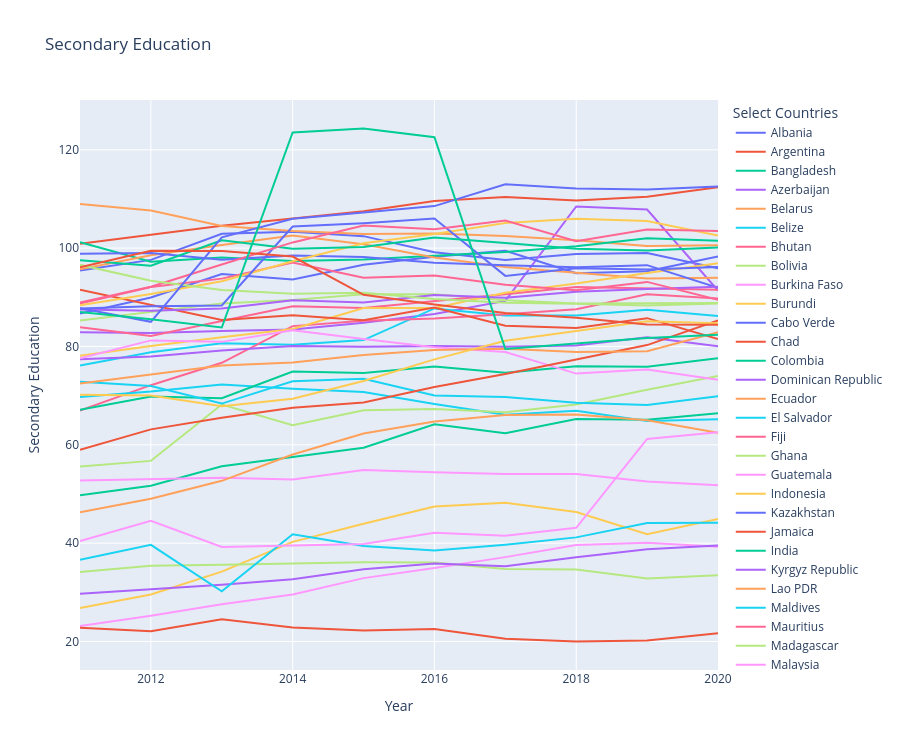

Notebook code for this chart:
### Code cell
fig = px.line(
    Sch_Edu_long,
    x="Year",
    y="Secondary Education",
    color="Country Name",
    title="Secondary Education"
)

fig.update_layout(
    height=750,
    xaxis_title="Year",
    yaxis_title="Secondary Education",
    legend_title="Select Countries"
)

fig.show()

### Figure 1 — Plotly figure (JSON) as saved in the notebook; plotly's stock layout.template omitted (floating-point values rounded to 4 significant figures)
{"data": [{"hovertemplate": "Country Name=Albania<br>Year=%{x}<br>Secondary Education=%{y}<extra></extra>", "legendgroup": "Albania", "line": {"color": "#636efa", "dash": "solid"}, "marker": {"symbol": "circle"}, "mode": "lines", "name": "Albania", "orientation": "v", "showlegend": true, "type": "scatter", "x": [2011, 2012, 2013, 2014, 2015, 2016, 2017, 2018, 2019, 2020], "xaxis": "x", "y": [95.47, 97.61, 102.9, 103.3, 102.4, 99.17, 97.57, 98.82, 99.02, 95.93], "yaxis": "y"}, {"hovertemplate": "Country Name=Argentina<br>Year=%{x}<br>Secondary Education=%{y}<extra></extra>", "legendgroup": "Argentina", "line": {"color": "#EF553B", "dash": "solid"}, "marker": {"symbol": "circle"}, "mode": "lines", "name": "Argentina", "orientation": "v", "showlegend": true, "type": "scatter", "x": [2011, 2012, 2013, 2014, 2015, 2016, 2017, 2018, 2019, 2020], "xaxis": "x", "y": [100.9, 102.7, 104.5, 106.0, 107.5, 109.6, 110.4, 109.7, 110.5, 112.4], "yaxis": "y"}, {"hovertemplate": "Country Name=Bangladesh<br>Year=%{x}<br>Secondary Education=%{y}<extra></extra>", "legendgroup": "Bangladesh", "line": {"color": "#00cc96", "dash": "solid"}, "marker": {"symbol": "circle"}, "mode": "lines", "name": "Bangladesh", "orientation": "v", "showlegend": true, "type": "scatter", "x": [2011, 2012, 2013, 2014, 2015, 2016, 2017, 2018, 2019, 2020], "xaxis": "x", "y": [49.75, 51.67, 55.62, 57.52, 59.42, 64.17, 62.34, 65.27, 65.12, 66.43], "yaxis": "y"}, {"hovertemplate": "Country Name=Azerbaijan<br>Year=%{x}<br>Secondary Education=%{y}<extra></extra>", "legendgroup": "Azerbaijan", "line": {"color": "#ab63fa", "dash": "solid"}, "marker": {"symbol": "circle"}, "mode": "lines", "name": "Azerbaijan", "orientation": "v", "showlegend": true, "type": "scatter", "x": [2011, 2012, 2013, 2014, 2015, 2016, 2017, 2018, 2019, 2020], "xaxis": "x", "y": [82.92, 82.76, 83.14, 83.44, 84.81, 86.59, 89.26, 108.5, 107.9, 91.37], "yaxis": "y"}, {"hovertemplate": "Country Name=Belarus<br>Year=%{x}<br>Secondary Education=%{y}<extra></extra>", "legendgroup": "Belarus", "line": {"color": "#FFA15A", "dash": "solid"}, "marker": {"symbol": "circle"}, "mode": "lines", "name": "Belarus", "orientation": "v", "showlegend": true, "type": "scatter", "x": [2011, 2012, 2013, 2014, 2015, 2016, 2017, 2018, 2019, 2020], "xaxis": "x", "y": [109.0, 107.7, 104.5, 103.5, 102.9, 103.0, 102.5, 101.6, 100.4, 100.6], "yaxis": "y"}, {"hovertemplate": "Country Name=Belize<br>Year=%{x}<br>Secondary Education=%{y}<extra></extra>", "legendgroup": "Belize", "line": {"color": "#19d3f3", "dash": "solid"}, "marker": {"symbol": "circle"}, "mode": "lines", "name": "Belize", "orientation": "v", "showlegend": true, "type": "scatter", "x": [2011, 2012, 2013, 2014, 2015, 2016, 2017, 2018, 2019, 2020], "xaxis": "x", "y": [76.13, 78.81, 80.67, 80.36, 81.29, 87.73, 86.32, 86.28, 87.45, 86.19], "yaxis": "y"}, {"hovertemplate": "Country Name=Bhutan<br>Year=%{x}<br>Secondary Education=%{y}<extra></extra>", "legendgroup": "Bhutan", "line": {"color": "#FF6692", "dash": "solid"}, "marker": {"symbol": "circle"}, "mode": "lines", "name": "Bhutan", "orientation": "v", "showlegend": true, "type": "scatter", "x": [2011, 2012, 2013, 2014, 2015, 2016, 2017, 2018, 2019, 2020], "xaxis": "x", "y": [66.99, 72.13, 76.68, 84.14, 85.23, 85.68, 86.56, 87.57, 90.62, 89.77], "yaxis": "y"}, {"hovertemplate": "Country Name=Bolivia<br>Year=%{x}<br>Secondary Education=%{y}<extra></extra>", "legendgroup": "Bolivia", "line": {"color": "#B6E880", "dash": "solid"}, "marker": {"symbol": "circle"}, "mode": "lines", "name": "Bolivia", "orientation": "v", "showlegend": true, "type": "scatter", "x": [2011, 2012, 2013, 2014, 2015, 2016, 2017, 2018, 2019, 2020], "xaxis": "x", "y": [85.3, 87.01, 88.77, 89.46, 90.61, 90.62, 89.4, 88.72, 88.82, 88.87], "yaxis": "y"}, {"hovertemplate": "Country Name=Burkina Faso<br>Year=%{x}<br>Secondary Education=%{y}<extra></extra>", "legendgroup": "Burkina Faso", "line": {"color": "#FF97FF", "dash": "solid"}, "marker": {"symbol": "circle"}, "mode": "lines", "name": "Burkina Faso", "orientation": "v", "showlegend": true, "type": "scatter", "x": [2011, 2012, 2013, 2014, 2015, 2016, 2017, 2018, 2019, 2020], "xaxis": "x", "y": [23.18, 25.24, 27.6, 29.57, 32.89, 34.93, 37.16, 39.63, 40.08, 39.25], "yaxis": "y"}, {"hovertemplate": "Country Name=Burundi<br>Year=%{x}<br>Secondary Education=%{y}<extra></extra>", "legendgroup": "Burundi", "line": {"color": "#FECB52", "dash": "solid"}, "marker": {"symbol": "circle"}, "mode": "lines", "name": "Burundi", "orientation": "v", "showlegend": true, "type": "scatter", "x": [2011, 2012, 2013, 2014, 2015, 2016, 2017, 2018, 2019, 2020], "xaxis": "x", "y": [26.79, 29.57, 34.21, 40.26, 43.94, 47.47, 48.22, 46.33, 41.84, 44.92], "yaxis": "y"}, {"hovertemplate": "Country Name=Cabo Verde<br>Year=%{x}<br>Secondary Education=%{y}<extra></extra>", "legendgroup": "Cabo Verde", "line": {"color": "#636efa", "dash": "solid"}, "marker": {"symbol": "circle"}, "mode": "lines", "name": "Cabo Verde", "orientation": "v", "showlegend": true, "type": "scatter", "x": [2011, 2012, 2013, 2014, 2015, 2016, 2017, 2018, 2019, 2020], "xaxis": "x", "y": [86.7, 89.96, 94.75, 93.61, 96.6, 98.25, 99.46, 94.9, 95.29, 98.31], "yaxis": "y"}, {"hovertemplate": "Country Name=Chad<br>Year=%{x}<br>Secondary Education=%{y}<extra></extra>", "legendgroup": "Chad", "line": {"color": "#EF553B", "dash": "solid"}, "marker": {"symbol": "circle"}, "mode": "lines", "name": "Chad", "orientation": "v", "showlegend": true, "type": "scatter", "x": [2011, 2012, 2013, 2014, 2015, 2016, 2017, 2018, 2019, 2020], "xaxis": "x", "y": [22.82, 22.11, 24.53, 22.85, 22.25, 22.53, 20.59, 20.0, 20.19, 21.67], "yaxis": "y"}, {"hovertemplate": "Country Name=Colombia<br>Year=%{x}<br>Secondary Education=%{y}<extra></extra>", "legendgroup": "Colombia", "line": {"color": "#00cc96", "dash": "solid"}, "marker": {"symbol": "circle"}, "mode": "lines", "name": "Colombia", "orientation": "v", "showlegend": true, "type": "scatter", "x": [2011, 2012, 2013, 2014, 2015, 2016, 2017, 2018, 2019, 2020], "xaxis": "x", "y": [101.2, 97.23, 98.1, 97.36, 97.67, 98.42, 99.22, 100.4, 102.0, 101.5], "yaxis": "y"}, {"hovertemplate": "Country Name=Dominican Republic<br>Year=%{x}<br>Secondary Education=%{y}<extra></extra>", "legendgroup": "Dominican Republic", "line": {"color": "#ab63fa", "dash": "solid"}, "marker": {"symbol": "circle"}, "mode": "lines", "name": "Dominican Republic", "orientation": "v", "showlegend": true, "type": "scatter", "x": [2011, 2012, 2013, 2014, 2015, 2016, 2017, 2018, 2019, 2020], "xaxis": "x", "y": [77.43, 77.99, 79.17, 80.11, 79.94, 80.09, 79.94, 80.22, 81.86, 80.04], "yaxis": "y"}, {"hovertemplate": "Country Name=Ecuador<br>Year=%{x}<br>Secondary Education=%{y}<extra></extra>", "legendgroup": "Ecuador", "line": {"color": "#FFA15A", "dash": "solid"}, "marker": {"symbol": "circle"}, "mode": "lines", "name": "Ecuador", "orientation": "v", "showlegend": true, "type": "scatter", "x": [2011, 2012, 2013, 2014, 2015, 2016, 2017, 2018, 2019, 2020], "xaxis": "x", "y": [95.69, 98.55, 100.7, 102.6, 100.8, 98.08, 96.16, 94.97, 93.84, 93.98], "yaxis": "y"}, {"hovertemplate": "Country Name=El Salvador<br>Year=%{x}<br>Secondary Education=%{y}<extra></extra>", "legendgroup": "El Salvador", "line": {"color": "#19d3f3", "dash": "solid"}, "marker": {"symbol": "circle"}, "mode": "lines", "name": "El Salvador", "orientation": "v", "showlegend": true, "type": "scatter", "x": [2011, 2012, 2013, 2014, 2015, 2016, 2017, 2018, 2019, 2020], "xaxis": "x", "y": [69.74, 70.83, 72.25, 71.39, 70.73, 68.3, 66.11, 66.93, 64.85, 65.18], "yaxis": "y"}, {"hovertemplate": "Country Name=Fiji<br>Year=%{x}<br>Secondary Education=%{y}<extra></extra>", "legendgroup": "Fiji", "line": {"color": "#FF6692", "dash": "solid"}, "marker": {"symbol": "circle"}, "mode": "lines", "name": "Fiji", "orientation": "v", "showlegend": true, "type": "scatter", "x": [2011, 2012, 2013, 2014, 2015, 2016, 2017, 2018, 2019, 2020], "xaxis": "x", "y": [83.93, 82.15, 85.17, 88.18, 87.84, 89.18, 90.63, 92.08, 91.88, 91.54], "yaxis": "y"}, {"hovertemplate": "Country Name=Ghana<br>Year=%{x}<br>Secondary Education=%{y}<extra></extra>", "legendgroup": "Ghana", "line": {"color": "#B6E880", "dash": "solid"}, "marker": {"symbol": "circle"}, "mode": "lines", "name": "Ghana", "orientation": "v", "showlegend": true, "type": "scatter", "x": [2011, 2012, 2013, 2014, 2015, 2016, 2017, 2018, 2019, 2020], "xaxis": "x", "y": [55.61, 56.73, 68.2, 63.97, 67.05, 67.26, 66.64, 68.22, 71.19, 74.01], "yaxis": "y"}, {"hovertemplate": "Country Name=Guatemala<br>Year=%{x}<br>Secondary Education=%{y}<extra></extra>", "legendgroup": "Guatemala", "line": {"color": "#FF97FF", "dash": "solid"}, "marker": {"symbol": "circle"}, "mode": "lines", "name": "Guatemala", "orientation": "v", "showlegend": true, "type": "scatter", "x": [2011, 2012, 2013, 2014, 2015, 2016, 2017, 2018, 2019, 2020], "xaxis": "x", "y": [52.77, 53.12, 53.32, 52.97, 54.89, 54.43, 54.04, 54.08, 52.56, 51.8], "yaxis": "y"}, {"hovertemplate": "Country Name=Indonesia<br>Year=%{x}<br>Secondary Education=%{y}<extra></extra>", "legendgroup": "Indonesia", "line": {"color": "#FECB52", "dash": "solid"}, "marker": {"symbol": "circle"}, "mode": "lines", "name": "Indonesia", "orientation": "v", "showlegend": true, "type": "scatter", "x": [2011, 2012, 2013, 2014, 2015, 2016, 2017, 2018, 2019, 2020], "xaxis": "x", "y": [78.13, 80.09, 81.89, 83.56, 87.84, 87.82, 90.95, 92.81, 94.95, 96.93], "yaxis": "y"}, {"hovertemplate": "Country Name=Kazakhstan<br>Year=%{x}<br>Secondary Education=%{y}<extra></extra>", "legendgroup": "Kazakhstan", "line": {"color": "#636efa", "dash": "solid"}, "marker": {"symbol": "circle"}, "mode": "lines", "name": "Kazakhstan", "orientation": "v", "showlegend": true, "type": "scatter", "x": [2011, 2012, 2013, 2014, 2015, 2016, 2017, 2018, 2019, 2020], "xaxis": "x", "y": [98.84, 99.02, 97.65, 98.52, 98.21, 97.05, 96.51, 96.12, 96.54, 91.95], "yaxis": "y"}, {"hovertemplate": "Country Name=Jamaica<br>Year=%{x}<br>Secondary Education=%{y}<extra></extra>", "legendgroup": "Jamaica", "line": {"color": "#EF553B", "dash": "solid"}, "marker": {"symbol": "circle"}, "mode": "lines", "name": "Jamaica", "orientation": "v", "showlegend": true, "type": "scatter", "x": [2011, 2012, 2013, 2014, 2015, 2016, 2017, 2018, 2019, 2020], "xaxis": "x", "y": [91.54, 88.47, 85.4, 86.37, 85.35, 87.94, 84.24, 83.76, 85.76, 81.53], "yaxis": "y"}, {"hovertemplate": "Country Name=India<br>Year=%{x}<br>Secondary Education=%{y}<extra></extra>", "legendgroup": "India", "line": {"color": "#00cc96", "dash": "solid"}, "marker": {"symbol": "circle"}, "mode": "lines", "name": "India", "orientation": "v", "showlegend": true, "type": "scatter", "x": [2011, 2012, 2013, 2014, 2015, 2016, 2017, 2018, 2019, 2020], "xaxis": "x", "y": [67.13, 69.81, 69.48, 74.89, 74.61, 75.94, 74.67, 76.0, 75.87, 77.63], "yaxis": "y"}, {"hovertemplate": "Country Name=Kyrgyz Republic<br>Year=%{x}<br>Secondary Education=%{y}<extra></extra>", "legendgroup": "Kyrgyz Republic", "line": {"color": "#ab63fa", "dash": "solid"}, "marker": {"symbol": "circle"}, "mode": "lines", "name": "Kyrgyz Republic", "orientation": "v", "showlegend": true, "type": "scatter", "x": [2011, 2012, 2013, 2014, 2015, 2016, 2017, 2018, 2019, 2020], "xaxis": "x", "y": [87.52, 87.29, 87.72, 89.42, 88.96, 90.49, 89.92, 91.14, 91.67, 92.17], "yaxis": "y"}, {"hovertemplate": "Country Name=Lao PDR<br>Year=%{x}<br>Secondary Education=%{y}<extra></extra>", "legendgroup": "Lao PDR", "line": {"color": "#FFA15A", "dash": "solid"}, "marker": {"symbol": "circle"}, "mode": "lines", "name": "Lao PDR", "orientation": "v", "showlegend": true, "type": "scatter", "x": [2011, 2012, 2013, 2014, 2015, 2016, 2017, 2018, 2019, 2020], "xaxis": "x", "y": [46.3, 49.04, 52.68, 58.02, 62.3, 64.76, 66.04, 66.15, 64.99, 62.45], "yaxis": "y"}, {"hovertemplate": "Country Name=Maldives<br>Year=%{x}<br>Secondary Education=%{y}<extra></extra>", "legendgroup": "Maldives", "line": {"color": "#19d3f3", "dash": "solid"}, "marker": {"symbol": "circle"}, "mode": "lines", "name": "Maldives", "orientation": "v", "showlegend": true, "type": "scatter", "x": [2011, 2012, 2013, 2014, 2015, 2016, 2017, 2018, 2019, 2020], "xaxis": "x", "y": [72.84, 71.98, 68.39, 72.91, 73.44, 70.01, 69.74, 68.57, 68.09, 69.9], "yaxis": "y"}, {"hovertemplate": "Country Name=Mauritius<br>Year=%{x}<br>Secondary Education=%{y}<extra></extra>", "legendgroup": "Mauritius", "line": {"color": "#FF6692", "dash": "solid"}, "marker": {"symbol": "circle"}, "mode": "lines", "name": "Mauritius", "orientation": "v", "showlegend": true, "type": "scatter", "x": [2011, 2012, 2013, 2014, 2015, 2016, 2017, 2018, 2019, 2020], "xaxis": "x", "y": [88.72, 92.11, 93.8, 97.08, 93.97, 94.44, 92.54, 91.42, 93.14, 89.5], "yaxis": "y"}, {"hovertemplate": "Country Name=Madagascar<br>Year=%{x}<br>Secondary Education=%{y}<extra></extra>", "legendgroup": "Madagascar", "line": {"color": "#B6E880", "dash": "solid"}, "marker": {"symbol": "circle"}, "mode": "lines", "name": "Madagascar", "orientation": "v", "showlegend": true, "type": "scatter", "x": [2011, 2012, 2013, 2014, 2015, 2016, 2017, 2018, 2019, 2020], "xaxis": "x", "y": [34.12, 35.39, 35.6, 35.81, 36.12, 36.08, 34.77, 34.63, 32.82, 33.47], "yaxis": "y"}, {"hovertemplate": "Country Name=Malaysia<br>Year=%{x}<br>Secondary Education=%{y}<extra></extra>", "legendgroup": "Malaysia", "line": {"color": "#FF97FF", "dash": "solid"}, "marker": {"symbol": "circle"}, "mode": "lines", "name": "Malaysia", "orientation": "v", "showlegend": true, "type": "scatter", "x": [2011, 2012, 2013, 2014, 2015, 2016, 2017, 2018, 2019, 2020], "xaxis": "x", "y": [77.59, 81.24, 80.94, 83.28, 81.51, 79.83, 78.89, 74.49, 75.32, 73.25], "yaxis": "y"}, {"hovertemplate": "Country Name=Mexico<br>Year=%{x}<br>Secondary Education=%{y}<extra></extra>", "legendgroup": "Mexico", "line": {"color": "#FECB52", "dash": "solid"}, "marker": {"symbol": "circle"}, "mode": "lines", "name": "Mexico", "orientation": "v", "showlegend": true, "type": "scatter", "x": [2011, 2012, 2013, 2014, 2015, 2016, 2017, 2018, 2019, 2020], "xaxis": "x", "y": [88.38, 90.69, 93.26, 97.32, 101.0, 102.9, 105.1, 106.0, 105.5, 102.6], "yaxis": "y"}, {"hovertemplate": "Country Name=Moldova<br>Year=%{x}<br>Secondary Education=%{y}<extra></extra>", "legendgroup": "Moldova", "line": {"color": "#636efa", "dash": "solid"}, "marker": {"symbol": "circle"}, "mode": "lines", "name": "Moldova", "orientation": "v", "showlegend": true, "type": "scatter", "x": [2011, 2012, 2013, 2014, 2015, 2016, 2017, 2018, 2019, 2020], "xaxis": "x", "y": [87.72, 88.2, 88.34, 104.4, 105.1, 106.0, 94.35, 95.92, 95.65, 96.17], "yaxis": "y"}, {"hovertemplate": "Country Name=Nepal<br>Year=%{x}<br>Secondary Education=%{y}<extra></extra>", "legendgroup": "Nepal", "line": {"color": "#EF553B", "dash": "solid"}, "marker": {"symbol": "circle"}, "mode": "lines", "name": "Nepal", "orientation": "v", "showlegend": true, "type": "scatter", "x": [2011, 2012, 2013, 2014, 2015, 2016, 2017, 2018, 2019, 2020], "xaxis": "x", "y": [58.99, 63.14, 65.49, 67.53, 68.61, 71.77, 74.41, 77.35, 80.28, 85.31], "yaxis": "y"}, {"hovertemplate": "Country Name=Peru<br>Year=%{x}<br>Secondary Education=%{y}<extra></extra>", "legendgroup": "Peru", "line": {"color": "#00cc96", "dash": "solid"}, "marker": {"symbol": "circle"}, "mode": "lines", "name": "Peru", "orientation": "v", "showlegend": true, "type": "scatter", "x": [2011, 2012, 2013, 2014, 2015, 2016, 2017, 2018, 2019, 2020], "xaxis": "x", "y": [97.52, 96.44, 101.6, 99.87, 100.3, 102.2, 101.0, 99.86, 99.53, 100.1], "yaxis": "y"}, {"hovertemplate": "Country Name=Pakistan<br>Year=%{x}<br>Secondary Education=%{y}<extra></extra>", "legendgroup": "Pakistan", "line": {"color": "#ab63fa", "dash": "solid"}, "marker": {"symbol": "circle"}, "mode": "lines", "name": "Pakistan", "orientation": "v", "showlegend": true, "type": "scatter", "x": [2011, 2012, 2013, 2014, 2015, 2016, 2017, 2018, 2019, 2020], "xaxis": "x", "y": [29.73, 30.63, 31.54, 32.66, 34.67, 35.86, 35.32, 37.15, 38.75, 39.5], "yaxis": "y"}, {"hovertemplate": "Country Name=Namibia<br>Year=%{x}<br>Secondary Education=%{y}<extra></extra>", "legendgroup": "Namibia", "line": {"color": "#FFA15A", "dash": "solid"}, "marker": {"symbol": "circle"}, "mode": "lines", "name": "Namibia", "orientation": "v", "showlegend": true, "type": "scatter", "x": [2011, 2012, 2013, 2014, 2015, 2016, 2017, 2018, 2019, 2020], "xaxis": "x", "y": [72.45, 74.25, 76.14, 76.76, 78.26, 79.26, 79.53, 78.86, 79.01, 82.89], "yaxis": "y"}, {"hovertemplate": "Country Name=Rwanda<br>Year=%{x}<br>Secondary Education=%{y}<extra></extra>", "legendgroup": "Rwanda", "line": {"color": "#19d3f3", "dash": "solid"}, "marker": {"symbol": "circle"}, "mode": "lines", "name": "Rwanda", "orientation": "v", "showlegend": true, "type": "scatter", "x": [2011, 2012, 2013, 2014, 2015, 2016, 2017, 2018, 2019, 2020], "xaxis": "x", "y": [36.62, 39.66, 30.21, 41.82, 39.41, 38.51, 39.69, 41.18, 44.08, 44.13], "yaxis": "y"}, {"hovertemplate": "Country Name=South Africa<br>Year=%{x}<br>Secondary Education=%{y}<extra></extra>", "legendgroup": "South Africa", "line": {"color": "#FF6692", "dash": "solid"}, "marker": {"symbol": "circle"}, "mode": "lines", "name": "South Africa", "orientation": "v", "showlegend": true, "type": "scatter", "x": [2011, 2012, 2013, 2014, 2015, 2016, 2017, 2018, 2019, 2020], "xaxis": "x", "y": [88.94, 92.16, 96.66, 101.2, 104.6, 103.9, 105.6, 101.4, 103.8, 103.5], "yaxis": "y"}, {"hovertemplate": "Country Name=St. Lucia<br>Year=%{x}<br>Secondary Education=%{y}<extra></extra>", "legendgroup": "St. Lucia", "line": {"color": "#B6E880", "dash": "solid"}, "marker": {"symbol": "circle"}, "mode": "lines", "name": "St. Lucia", "orientation": "v", "showlegend": true, "type": "scatter", "x": [2011, 2012, 2013, 2014, 2015, 2016, 2017, 2018, 2019, 2020], "xaxis": "x", "y": [96.6, 93.35, 91.49, 90.75, 90.95, 89.67, 88.9, 88.72, 88.35, 88.74], "yaxis": "y"}, {"hovertemplate": "Country Name=Sierra Leone<br>Year=%{x}<br>Secondary Education=%{y}<extra></extra>", "legendgroup": "Sierra Leone", "line": {"color": "#FF97FF", "dash": "solid"}, "marker": {"symbol": "circle"}, "mode": "lines", "name": "Sierra Leone", "orientation": "v", "showlegend": true, "type": "scatter", "x": [2011, 2012, 2013, 2014, 2015, 2016, 2017, 2018, 2019, 2020], "xaxis": "x", "y": [40.42, 44.55, 39.22, 39.54, 39.85, 42.14, 41.53, 43.12, 61.2, 62.56], "yaxis": "y"}, {"hovertemplate": "Country Name=Timor-Leste<br>Year=%{x}<br>Secondary Education=%{y}<extra></extra>", "legendgroup": "Timor-Leste", "line": {"color": "#FECB52", "dash": "solid"}, "marker": {"symbol": "circle"}, "mode": "lines", "name": "Timor-Leste", "orientation": "v", "showlegend": true, "type": "scatter", "x": [2011, 2012, 2013, 2014, 2015, 2016, 2017, 2018, 2019, 2020], "xaxis": "x", "y": [70.16, 70.03, 67.83, 69.37, 72.98, 77.39, 81.17, 83.1, 85.12, 84.74], "yaxis": "y"}, {"hovertemplate": "Country Name=Turkiye<br>Year=%{x}<br>Secondary Education=%{y}<extra></extra>", "legendgroup": "Turkiye", "line": {"color": "#636efa", "dash": "solid"}, "marker": {"symbol": "circle"}, "mode": "lines", "name": "Turkiye", "orientation": "v", "showlegend": true, "type": "scatter", "x": [2011, 2012, 2013, 2014, 2015, 2016, 2017, 2018, 2019, 2020], "xaxis": "x", "y": [87.8, 85.02, 102.2, 106.0, 107.2, 108.5, 113.0, 112.1, 111.9, 112.5], "yaxis": "y"}, {"hovertemplate": "Country Name=Ukraine<br>Year=%{x}<br>Secondary Education=%{y}<extra></extra>", "legendgroup": "Ukraine", "line": {"color": "#EF553B", "dash": "solid"}, "marker": {"symbol": "circle"}, "mode": "lines", "name": "Ukraine", "orientation": "v", "showlegend": true, "type": "scatter", "x": [2011, 2012, 2013, 2014, 2015, 2016, 2017, 2018, 2019, 2020], "xaxis": "x", "y": [96.12, 99.48, 99.43, 98.3, 90.5, 88.55, 86.79, 85.83, 84.46, 84.43], "yaxis": "y"}, {"hovertemplate": "Country Name=Thailand<br>Year=%{x}<br>Secondary Education=%{y}<extra></extra>", "legendgroup": "Thailand", "line": {"color": "#00cc96", "dash": "solid"}, "marker": {"symbol": "circle"}, "mode": "lines", "name": "Thailand", "orientation": "v", "showlegend": true, "type": "scatter", "x": [2011, 2012, 2013, 2014, 2015, 2016, 2017, 2018, 2019, 2020], "xaxis": "x", "y": [86.99, 85.54, 83.85, 123.5, 124.3, 122.6, 79.51, 80.6, 81.72, 82.37], "yaxis": "y"}], "layout": {"height": 750, "legend": {"title": {"text": "Select Countries"}, "tracegroupgap": 0}, "title": {"text": "Secondary Education"}, "xaxis": {"anchor": "y", "domain": [0, 1], "title": {"text": "Year"}}, "yaxis": {"anchor": "x", "domain": [0, 1], "title": {"text": "Secondary Education"}}}}
